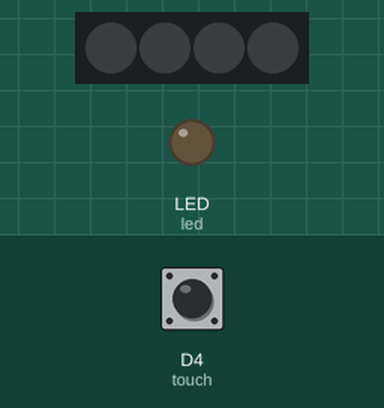
Bench run of a program on a simulated CircuitPython board. Parts: 4 RGB LEDs in strip order, left to right, output pins drawn as LEDs (lit = HIGH). Dashed ring = blinking. The test bench sets the inputs (shaded band); at power-on: D4 (touch) LOW. Dim RGB values are drawn brighter than linear; touch pads read as touched when driven HIGH.

Above: at 2.2 s.
2.3 s: D4 (touch) pulled HIGH for 0.15 s
At 3.5 s:
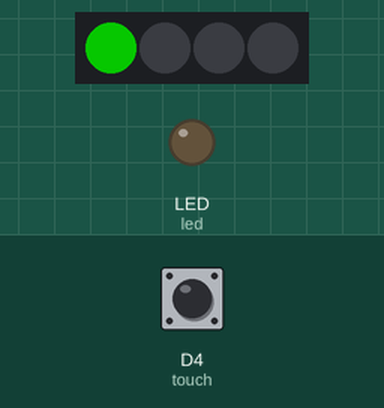
5.4 s: D4 (touch) pulled HIGH for 3.2 s
At 8.55 s:
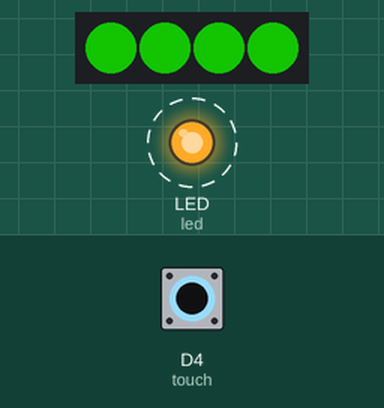
10.1 s: D4 (touch) pulled HIGH for 1 s
At 10.26 s:
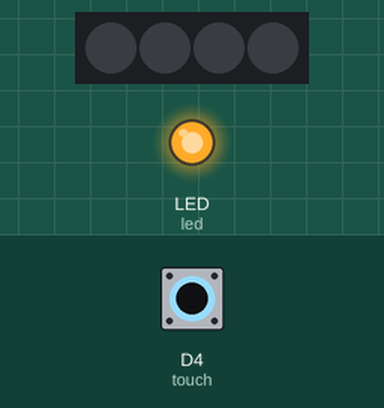
13.1 s: D4 (touch) pulled HIGH for 0.15 s
At 30.0 s:
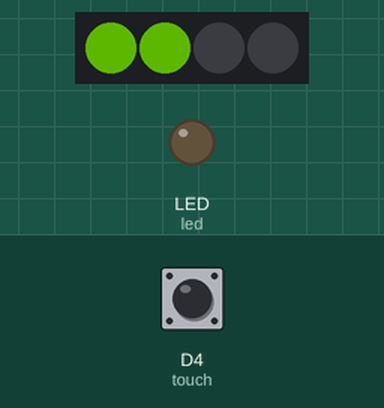
Timing chart, 0 to 31.7 s (numbered marks = the images above; inputs shaded):
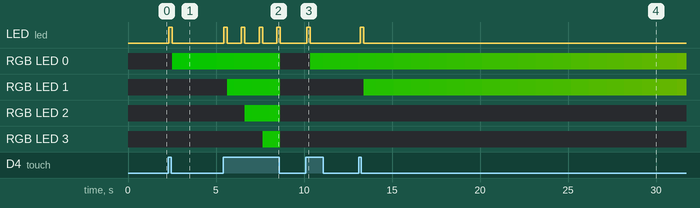

Measured:
- after the input at 2.3 s, LED (led): LOW → HIGH at once, → LOW 0.20 s later; RGB LED 0: off → RGB(2, 99, 0) after 0.21 s, → RGB(3, 98, 0) 0.50 s later, → RGB(4, 97, 0) 1.0 s later, → RGB(6, 96, 0) 1.0 s later
- after the input at 5.4 s, LED (led): alternates HIGH for 0.20 s and LOW for 0.81 s, starting at once
- after the input at 10.1 s, LED (led): LOW → HIGH after 0.06 s, → LOW 0.20 s later; RGB LED 0: off → RGB(12, 90, 0) after 0.26 s, → RGB(13, 88, 0) 0.71 s later, → RGB(14, 87, 0) 1.0 s later, → RGB(15, 86, 0) 1.0 s later
- after the input at 13.1 s, LED (led): LOW → HIGH after 0.08 s, → LOW 0.20 s later

The program:

main.py
```python
# (licence header left out)
import time
import board
import digitalio
import touchio
import neopixel

PIN_NEO = board.D2
NUM_NEO = 4
ORD_NEO = neopixel.RGB
LVL_NEO = 0.4             # brightness
INT_NEO = 1               # update interval for colors
PIN_TCH = board.D4
INT_TCH = 1               # touch delay interval (debounce)


# --- objects   -------------------------------------------------------------

# list of neo-pixel-objects
pixels = neopixel.NeoPixel(
  PIN_NEO, NUM_NEO, brightness=LVL_NEO, auto_write=False, pixel_order=ORD_NEO)
time.sleep(1)

# touch
touch = touchio.TouchIn(PIN_TCH)

# led
led = digitalio.DigitalInOut(board.LED)
led.switch_to_output()

# --- colorwheel   -----------------------------------------------------------

def wheel(pos):
  # Input a value 0 to 255 to get a color value.
  # The colours are a transition r - g - b - back to r.
  if pos < 0 or pos > 255:
    r = g = b = 0
  elif pos < 85:
    r = int(pos * 3)
    g = int(255 - pos * 3)
    b = 0
  elif pos < 170:
    pos -= 85
    r = int(255 - pos * 3)
    g = 0
    b = int(pos * 3)
  else:
    pos -= 170
    r = 0
    g = int(pos * 3)
    b = int(255 - pos * 3)
  return (r, g, b) if ORD_NEO in (neopixel.RGB, neopixel.GRB) else (r, g, b, 0)


# --- main loop   -----------------------------------------------------------

counter = 0
col_pos = 0
last_touch  = 0
last_update = 0

while True:
  # update counter
  if touch.value and time.monotonic() > last_touch + INT_TCH:
    last_touch = time.monotonic()
    counter = (counter+1)%(NUM_NEO+1)
    led.value = 1
    time.sleep(0.2)
    led.value = 0
  if time.monotonic() > last_update + INT_NEO:
    # update color
    last_update = time.monotonic()
    col_pos     = (col_pos+1)%256
    color       = wheel(col_pos)
    # update pixels
  for i in range(NUM_NEO):
    pixels[i] = color if i<counter else (0,0,0)
  pixels.show()
  time.sleep(0.1)
```
